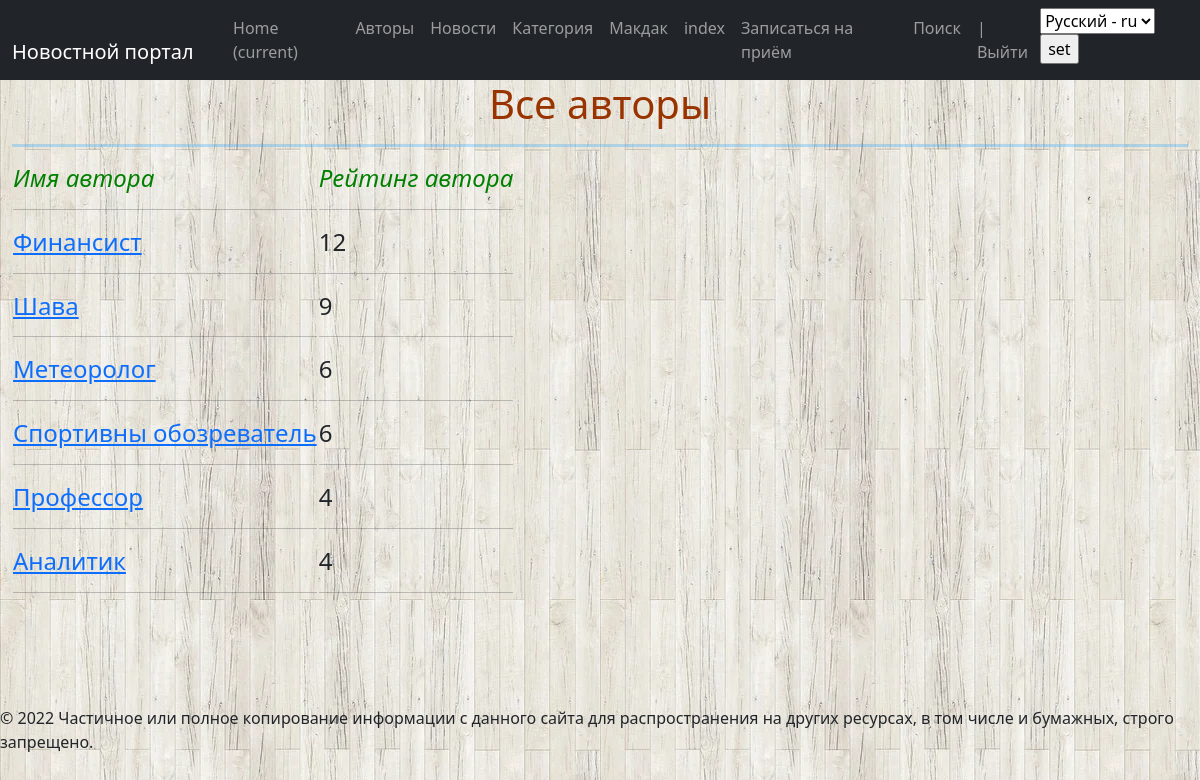
Screenshot of /authors/ with the database file from the repository.
### news/models.py (models this page shows, shortened)
class Author(models.Model):
    authorUser = models.OneToOneField(User, on_delete=models.CASCADE, verbose_name='Имя автора', help_text=_('author name'))
    ratingAuthor = models.SmallIntegerField(default=0, verbose_name='Рейтинг')
    class Meta:
        verbose_name = "Авторы"
        verbose_name_plural = "Авторы"
        ordering = ('-ratingAuthor', 'authorUser')

### news/views.py (the view)
# urls.py: path('authors/', AuthorList.as_view(), name='authors'),
class AuthorList(ListView):
    model = Author
    template_name = 'authors.html'
    queryset = Author.objects.all()
    context_object_name = 'Authors'
    ordering = ['-ratingAuthor']
    def get_context_data(self, *args, **kwargs):
        context = super().get_context_data(**kwargs)
        context['authors'] = Author.objects.all()
        return context

### news/templates/authors.html (shortened to what this page needs)
{% extends 'flatpages/default.html' %}
{% load i18n %}
{% block content %}
    <h1><span style="color: #993300;">{% trans 'Все авторы' %}</span></h1>
<hr size="5" style="color: #0099ff;" />
<form align="left" method="post">
    {% if Authors %}
        <table>
            <tr>
                <td>
                    <h4><em><span style="color: #008000;">{% trans 'Имя автора' %}</span></em></h4>
                    <hr />
                </td>
                <td>
                    <h4><em><span style="color: #008000;">{% trans 'Рейтинг автора' %}</span></em></h4>
                    <hr />
                </td>
            </tr>
        {% for authors in Authors %}
            <tr class="{% cycle 'blue' 'white' %}">
                <td>
                    <h4><a href="{% url 'news_detail' authors.id %}">{{ authors.authorUser }} </a></h4>
                <hr />
                </td>
                <td>
                    <h4>{{ authors.ratingAuthor }}</h4>
                    <hr />
                </td>
            </tr>
        {% endfor %}
        </table>
    {% else %}
        <h2>{% trans 'Авторов нет!' %}</h2>
    {% endif %}
{% endblock content %}

### news/templates/flatpages/default.html (shortened to what this page needs)
<!DOCTYPE html>
{% load i18n %}
{% load tz %}
<html lang="en">
<head>
    {% load static %}
    <link href="{% static 'css/styles.css' %}" rel="stylesheet"/>
</head>
<body background="{% static 'images/3.jpg' %}">
<nav class="navbar navbar-expand-lg navbar-dark bg-dark static-top">
    <div class="container">
        <li class="nav-item">
            <a class="navbar-brand" href="/admin/">{% trans 'Новостной портал' %}</a>
        </li>
        <div class="collapse navbar-collapse" id="navbarResponsive">
            <ul class="navbar-nav ml-auto">
                <li class="nav-item active">
                    <a class="nav-link" href="/home/">Home
                        <span class="sr-only">(current)</span>
                    </a>
                </li>
                <li class="nav-item">
                    <a class="nav-link" href="{% url 'authors' %}">{% trans 'Авторы' %}</a>
                </li>
                <li class="nav-item">
                    <a class="nav-link" href="http://127.0.0.1:8000/news/">{% trans 'Новости' %}</a>
                </li>
                <li class="nav-item">
                    <a class="nav-link" href="{% url 'category' %}">{% trans 'Категория' %}</a>
                </li>
                <li class="nav-item">
                    <a class="nav-link" href="{% url 'mcd' %}">{% trans 'Макдак' %}</a>
                </li>
                <li class="nav-item">
                    <a class="nav-link" href="/index/">index</a>
                </li>
                <li class="nav-item">
                    <a class="nav-link" href="http://127.0.0.1:8000/appointment/">{% trans 'Записаться на приём' %}</a>
                </li>
                <li class="nav-item">
                    <a class="nav-link" href="{% url 'news_search' %}">{% trans 'Поиск' %}</a>
                </li>
                 <li class="nav-item">
                    <a class="nav-link" href="http://127.0.0.1:8000">{{request.user.username}}|{% trans 'Выйти' %}</a>
                </li>
                <form action="{% url 'set_language' %}" method="POST"> {% csrf_token %}
                    <select name="language" id="">
                        {% get_available_languages as LANGUAGES %}
                        {% get_language_info_list for LANGUAGES as languages %}
                        {% for language in languages %}
                        <option value="{{ language.code }}" {% if language.code == LANGUAGE_CODE %} selected {% endif %}>
                            {{ language.name_local }} - {{ language.code }}
                        </option>
                        {% endfor %}
                    </select>
                    <input type="submit" value="set">
                </form>
            </ul>
        </div>
    </div>
</nav>
<div class="container">
    <div class="row">
        <div class="col-lg-12 text-center">
            {% block content %}
            {% endblock content %}
        </div>
    </div>
</div>
    <br><br><br><br>
    <tr>
        <td valign=top>
            <div id="footer">
                <p>&copy; {% trans '2022 Частичное или полное копирование информации с данного сайта для распространения на других ресурсах, в том числе и бумажных, строго запрещено' %}.</p>
            </div>
        </td>
    </tr>
</body>
</html>

### rows the page displays
Author: authorUser "Финансист", ratingAuthor "12"
Author: authorUser "Шава", ratingAuthor "9"
Author: authorUser "Метеоролог", ratingAuthor "6"
Author: authorUser "Спортивны обозреватель", ratingAuthor "6"
Author: authorUser "Профессор", ratingAuthor "4"
Author: authorUser "Аналитик", ratingAuthor "4"

### other values shown
form field language "Русский - ru"
